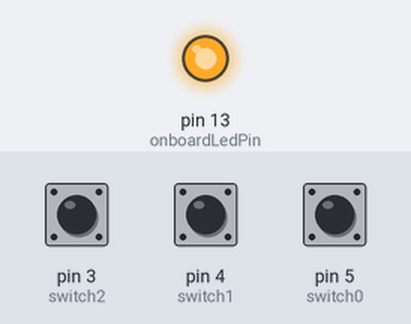
The sketch below on a simulated Arduino Uno, built with avr-gcc and run on an emulated ATmega328P. On the bench: output pins drawn as LEDs (lit = HIGH). Inputs (shaded band) come from the test bench; at power-on: pin 3 (switch2) HIGH, pin 4 (switch1) HIGH, pin 5 (switch0) HIGH. What the sketch prints to the serial monitor is not drawn.

Above: at 1.2 s.
1.3 s: pin 3 (switch2) pulled LOW for 0.15 s
At 1.7 s:
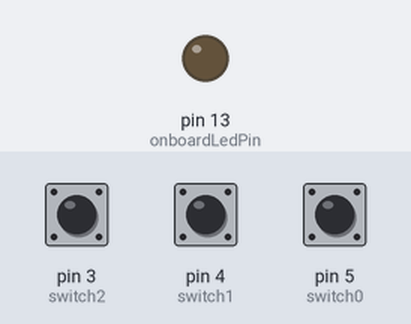
3.3 s: pin 4 (switch1) pulled LOW for 0.15 s
At 4.1 s:
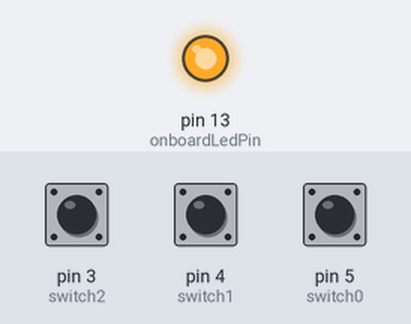
5.3 s: pin 5 (switch0) pulled LOW for 0.15 s
At 5.7 s:
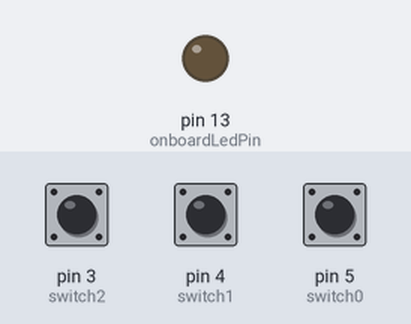
7.3 s: pin 5 (switch0) pulled LOW for 3.2 s
At 11.6 s:
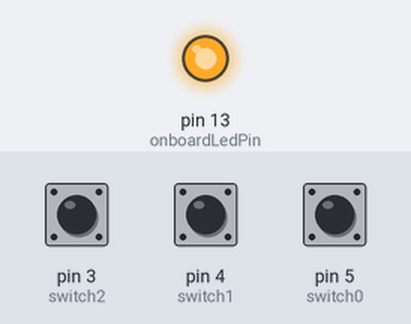
12.0 s: pin 3 (switch2) pulled LOW for 3.2 s
At 12.7 s:
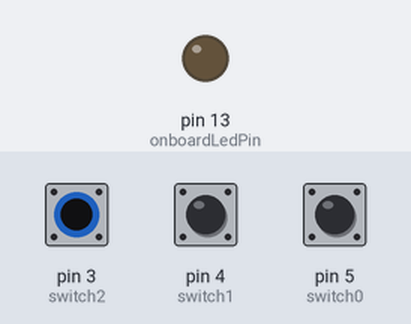
Timing chart, 0 to 16.7 s (numbered marks = the images above; inputs shaded):
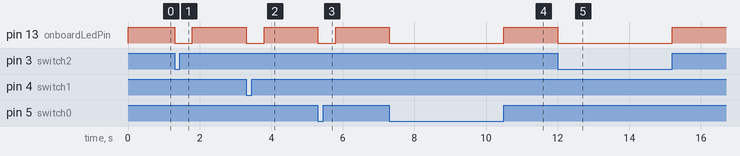

Measured:
- after the input at 1.3 s, pin 13 (onboardLedPin): HIGH → LOW at once, → HIGH 0.50 s later
- after the input at 3.3 s, pin 13 (onboardLedPin): HIGH → LOW at once, → HIGH 0.50 s later
- after the input at 5.3 s, pin 13 (onboardLedPin): HIGH → LOW at once, → HIGH 0.50 s later
- after the input at 7.3 s, pin 13 (onboardLedPin): HIGH → LOW at once, → HIGH 3.2 s later
- after the input at 12.0 s, pin 13 (onboardLedPin): HIGH → LOW at once, → HIGH 3.2 s later

The sketch:

src.ino
```cpp
#include "stompboard.h"
```

stompboard.h
```cpp
// Debugging mode assumes standard arduino firmware so that serial
// writes end up on (for me on my machine) /dev/ttyACM0.
#define DEBUG 0

// Taken from pp90-91 of https://usb.org/sites/default/files/hut1_5.pdf
#define KEY_SPACE 0x2c // Keyboard Space Bar
#define KEY_RIGHT 0x4f // Keyboard Right Arrow
#define KEY_LEFT 0x50 // Keyboard Left Arrow

// The data we send for a key event is an 8-byte structure.
// cf. https://wiki.osdev.org/USB_Human_Interface_Devices
// Byte 0 is for modifier keys, which we don't emulate.
// Byte 1 is reserved
// The subsequent 6 bytes are for scan codes of keys currently pressed.
// We only ever emulate pressing one key at a time, so we use only byte 2.
#define KEYPRESS_1 2

uint8_t scanCodes[3] = { KEY_LEFT, KEY_SPACE, KEY_RIGHT };

uint8_t keyNone[8] = { 0, 0, 0, 0, 0, 0, 0, 0 };
uint8_t keyBuf[8] = { 0, 0, KEY_SPACE, 0, 0, 0, 0, 0 };

int switch0 = 5;
int switch1 = 4;
int switch2 = 3;
int onboardLedPin = 13;

void setup() {
  pinMode(switch0, INPUT);
  pinMode(switch1, INPUT);
  pinMode(switch2, INPUT);

  pinMode(onboardLedPin, OUTPUT);

  Serial.begin(9600); // This is used in both debug and production mode.
  // Perhaps the USB HID firmware intercepts serial writes? In any case
  // it's how we update key state, by sending 8-byte frames.
}

int ledVal = HIGH;

// index should be 0, 1, or 2.
void handleSwitch(int index) {
  ledVal = !ledVal;
  digitalWrite(onboardLedPin, ledVal);
#if DEBUG
  char buf[64];
  snprintf(buf, 63, "switch %d\n", index);
  Serial.write(buf, strlen(buf));
#else
  keyBuf[KEYPRESS_1] = scanCodes[index];
  Serial.write(keyBuf, 8);
  Serial.read();
  Serial.write(keyNone, 8);
#endif
}

void loop() {
  digitalWrite(onboardLedPin, ledVal);
  int switch0val = digitalRead(switch0);
  int switch1val = digitalRead(switch1);
  int switch2val = digitalRead(switch2);

  while (1) {
    int new0val = digitalRead(switch0);
    int new1val = digitalRead(switch1);
    int new2val = digitalRead(switch2);
    if (switch0val != new0val) {
      handleSwitch(0);
      switch0val = new0val;
      delay(500);
    }
    if (switch1val != new1val) {
      handleSwitch(1);
      switch1val = new1val;
      delay(500);
    }
    if (switch2val != new2val) {
      handleSwitch(2);
      switch2val = new2val;
      delay(500);
    }
  }
}
```
